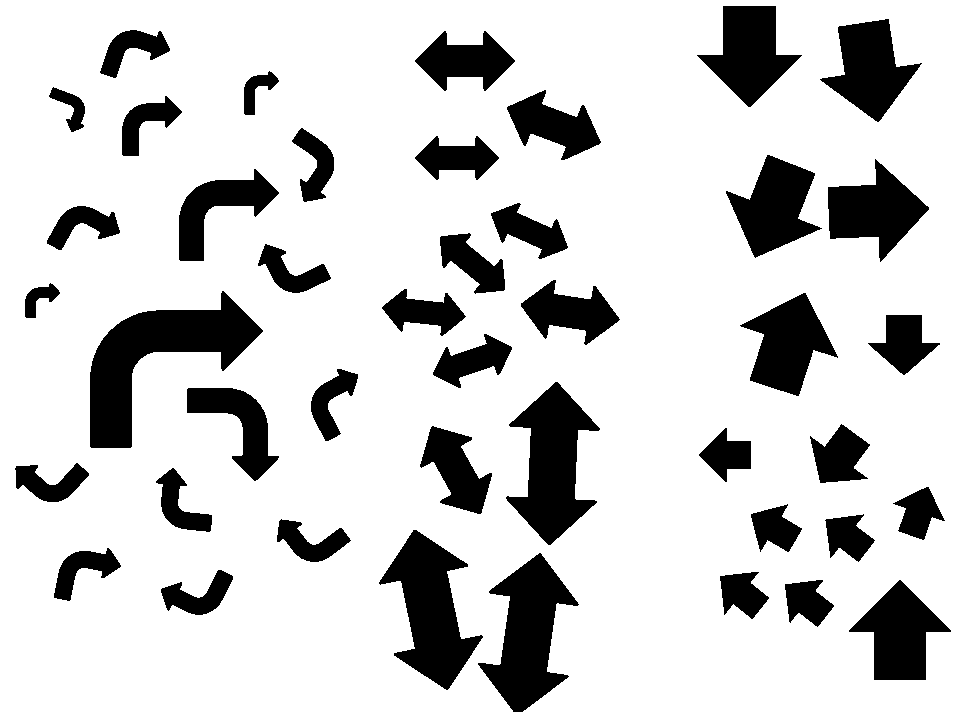
%> input picture Examples/arrows_1.bmp, 980 x 712 px
$ octave Bex_arrows.m   (GNU Octave 9; MATLAB toolbox functions it lacks are replaced by stand-ins)
%> lines starting %> are read from the running program, lines starting %| are printed output that depends on the picture; in (x1, y1, x2, y2) boxes, pixels count from 0 and x2, y2 are one past the last pixel; in counts of white or black regions, pixels touching at a corner belong together; the program's own positions count from 1
### FeatureExtraction/Bfx_geo.m
% [X,Xn] = Bfx_geo(R,options)
% [X,Xn] = Bfx_geo(L,options)
%
% Toolbox: Balu
%
%    Gemteric feature extraction.
%
%    This function calls gemetric feature extraction procedures of binary
%    image R or labelled image L.
%
%    X is the feature matrix (one feature per column, one sample per row),
%    Xn is the list with the names of these features (see Example
%    to see how it works).
%
%   Example 1: Extraction of one region image
%      b(1).name = 'hugeo';       b(1).options.show=1;         % Hu moments
%      b(2).name = 'flusser';     b(2).options.show=1;         % Flusser moments
%      b(3).name = 'fourierdes';  b(3).options.show=1;         % Fourier
%                                 b(3).options.Nfourierdes=12; % descriptors
%      options.b = b;
%      I = imread('testimg1.jpg');                             % input image
%      R = Bim_segbalu(I);                                     % segmentation
%      [X,Xn] = Bfx_geo(R,options);                            % geometric features
%      Bio_printfeatures(X,Xn)
%
%   Example 2: Extraction of multiple regions image
%      b(1).name = 'hugeo';       b(1).options.show=1;         % Hu moments
%      b(2).name = 'basicgeo';    b(2).options.show=1;         % basic geometric fetaures
%      b(3).name = 'fourierdes';  b(3).options.show=1;         % Fourier
%                                 b(3).options.Nfourierdes=12; % descriptors
%      options.b = b;
%      I = imread('rice.png');                                 % input image
%      [R,m] = Bim_segmowgli(I,ones(size(I)),40,1.5);          % segmentation
%      [X,Xn] = Bfx_geo(R,options);                            % geometric features
%      figure; hist(X(:,12));xlabel([Xn(12,:)])                % area histogramm
%      ii = find(abs(X(:,20))<15);                             % rice orientation
%      K = zeros(size(R));                                     % between -15 and 15 grad
%      for i=1:length(ii);K=or(K,R==ii(i));end
%      figure; imshow(K);title('abs(orientation)<15 grad')
%
%   See also Bfx_basicgeo, Bfx_hugeo, Bfx_flusser, Bfx_gupta,
%            Bfx_fitellipse, Bfx_fourierdes, Bfx_files.
%
% (c) D.Mery, PUC-DCC, 2010
% http://dmery.ing.puc.cl

function [X,Xn] = Bfx_geo(R,options)


if isempty(R)
    error('Bfx_geo: R is empty. Geometric features without segmentation has no sense.');
else
    b = options.b;
    n = length(b);
    m = int16(max(R(:)));
    X = [];
    for j=1:m
        Rj = R==j;
        Xj = [];
        Xnj = [];
        for i=1:n
            s = b(i).name;
            if sum(s(1:3)=='Bfx')~=3
                s = ['Bfx_' s];
            end
            if  ~exist(s,'file')
                error(sprintf('Bfx_geo: function %s does not exist.',b(i).name))
            end

            [Xi,Xni] = feval(s,Rj,b(i).options);
            Xj = [Xj Xi];
            Xnj = [Xnj; Xni];
        end
        X = [X;Xj];
    end
    Xn = Xnj;
end

### InputOutput/Bio_statusbar.m
%Display a status/progress bar and inform about the elapsed
%as well as the remaining time (linear estimation).
%
%Synopsis:
%
%  f = Bio_statusbar
%      Get all status/progress bar handles.
%
%  f = Bio_statusbar(title)
%      Create a new status/progress bar. If title is an empty
%      string, the default 'Progress ...' will be used.
%
%  f = Bio_statusbar(title,f)
%      Reset an existing status/progress bar or create a new
%      if the handle became invalid.
%
%  f = Bio_statusbar(done,f)
%      For 0 < done < 1, update the progress bar and the elap-
%      sed time. Estimate the remaining time until completion.
%      On user abort, return an empty handle.
%
%  v = Bio_statusbar('on')
%  v = Bio_statusbar('off')
%      Set default visibility for new statusbars and return
%      the previous setting.
%
%  v = Bio_statusbar('on',f)
%  v = Bio_statusbar('off',f)
%      Show or hide an existing statusbar and return the last
%      visibility setting.
%
%  delete(Bio_statusbar)
%      Remove all status/progress bars.
%
%  drawnow
%      Refresh all GUI windows.
%
% Example:
%     f=Bio_statusbar('Wait some seconds ...');
%     for p=0:0.01:1
%        pause(0.2);
%        if isempty(Bio_statusbar(p,f))
%           break;
%        end
%     end
%     if ishandle(f)
%        delete(f);
%     end
%
% Copyright (c) 2004, Marcel Leutenegger
% All rights reserved.
%
% Redistribution and use in source and binary forms, with or without
% modification, are permitted provided that the following conditions are
% met:
%
%     * Redistributions of source code must retain the above copyright
%       notice, this list of conditions and the following disclaimer.
%     * Redistributions in binary form must reproduce the above copyright
%       notice, this list of conditions and the following disclaimer in
%       the documentation and/or other materials provided with the distribution
%     * Neither the name of the Ecole Polytechnique F??d??rale de Lausanne,
%       Laboratoire d'Optique Biom??dicale nor the names
%       of its contributors may be used to endorse or promote products derived
%       from this software without specific prior written permission.
%
% THIS SOFTWARE IS PROVIDED BY THE COPYRIGHT HOLDERS AND CONTRIBUTORS "AS IS"
% AND ANY EXPRESS OR IMPLIED WARRANTIES, INCLUDING, BUT NOT LIMITED TO, THE
% IMPLIED WARRANTIES OF MERCHANTABILITY AND FITNESS FOR A PARTICULAR PURPOSE
% ARE DISCLAIMED. IN NO EVENT SHALL THE COPYRIGHT OWNER OR CONTRIBUTORS BE
% LIABLE FOR ANY DIRECT, INDIRECT, INCIDENTAL, SPECIAL, EXEMPLARY, OR
% CONSEQUENTIAL DAMAGES (INCLUDING, BUT NOT LIMITED TO, PROCUREMENT OF
% SUBSTITUTE GOODS OR SERVICES; LOSS OF USE, DATA, OR PROFITS; OR BUSINESS
% INTERRUPTION) HOWEVER CAUSED AND ON ANY THEORY OF LIABILITY, WHETHER IN
% CONTRACT, STRICT LIABILITY, OR TORT (INCLUDING NEGLIGENCE OR OTHERWISE)
% ARISING IN ANY WAY OUT OF THE USE OF THIS SOFTWARE, EVEN IF ADVISED OF THE
% POSSIBILITY OF SUCH DAMAGE.

function f=Bio_statusbar(p,f)
persistent visible;
%vr2014b = strcmp(version('-release'),'2014b');
vr_new  = versionyear()>=2014;

if nargin < nargout           % get handles
    o='ShowHiddenHandles';
    t=get(0,o);
    set(0,o,'on');
    f=findobj(get(0,'Children'),'flat','Tag','StatusBar');
    set(0,o,t);
    return;
end
curtime=86400*now;
if vr_new
    tt = nargin == 2 && isa(check(f),'matlab.ui.Figure');
else
    tt = nargin == 2 && check(f);
end
if nargin & ischar(p)
    if isequal(p,'on') | isequal(p,'off')
        if nargin == 2
            if check(f)             % show/hide
                v=get(f,'Visible');
                set(f,'Visible',p);
            end
        else
            v=visible;
            visible=p;              % default
            if ~strcmp(v,'off')
                v='on';
            end
        end
        if nargout
            f=v;
        end
    else
        if nargin == 2 & check(f)  % reset
            modify(f,'Line','XData',[4 4 4]);
            modify(f,'Rect','Position',[4 54 0.1 22]);
            modify(f,'Done','String','0');
            modify(f,'Time','String','0:00:00');
            modify(f,'Task','String','0:00:00');
        else
            f=create(visible);      % create
        end
        if p
            set(f,'Name',p);
        end
        set(f,'CloseRequestFcn','set(gcbo,''UserData'',-abs(get(gcbo,''UserData'')));','UserData',[curtime curtime 0]);
    end
    drawnow;
elseif tt % update
    t=get(f,'UserData');
    if any(t < 0)              % confirm
        if p >= 1 | isequal(questdlg({'Are you sure to stop the execution now?',''},'Abort requested','Stop','Resume','Resume'),'Stop')
            delete(f);
            f=[];                % interrupt
            return;
        end
        t=abs(t);
        set(f,'UserData',t);    % continue
    end
    p=min(1,max([0 p]));
    %
    % Refresh display if
    %
    %  1. still computing
    %  2. computation just finished
    %    or
    %     more than a second passed since last refresh
    %    or
    %     more than 0.4% computed since last refresh
    %
    if any(t) & (p >= 1 | curtime-t(2) > 1 | p-t(3) > 0.004)
        set(f,'UserData',[t(1) curtime p]);
        t=round(curtime-t(1));
        h=floor(t/60);
        modify(f,'Line','XData',[4 4+248*p 4+248*p]);
        modify(f,'Rect','Position',[4 54 max(0.1,248*p) 22]);
        modify(f,'Done','String',sprintf('%u',floor(p*100+0.5)));
        modify(f,'Time','String',sprintf('%u:%02u:%02u',[floor(h/60);mod(h,60);mod(t,60)]));
        if p > 0.05 | t > 60
            t=ceil(t/p-t);
            if t < 1e7
                h=floor(t/60);
                modify(f,'Task','String',sprintf('%u:%02u:%02u',[floor(h/60);mod(h,60);mod(t,60)]));
            end
        end
        if p == 1
            set(f,'CloseRequestFcn','delete(gcbo);','UserData',[]);
        end
        drawnow;
    end
end
if ~nargout
    clear;
end


%Check if a given handle is a progress bar.
%
% [18 lines left out: function check, not called in this run]

%Create the progress bar.
%
% [33 lines left out: function create, not called in this run]


%Modify an object property.
%
function modify(f,t,p,v)
set(findobj(f,'Tag',t),p,v);

function y = versionyear()
st = version('-release');
y  = str2num(st(1:4)); %#ok<ST2NM>

### Miscellaneous/clb.m
% clb
%
% Toolbox: Balu
%    Close all windows.
%
% D.Mery, PUC-DCC, Apr. 2008-2019
% http://dmery.ing.puc.cl

delete(Bio_statusbar)
close all

### Miscellaneous/clt.m
% clt
%
% Toolbox: Balu
%    Clear all variables and close all windows.
%
% D.Mery, PUC-DCC, Apr. 2008-2019
% http://dmery.ing.puc.cl


clearvars
clb
disp('All windows closed & all variables deleted.')
drawnow

### Examples/Bex_arrows.m
% Bex_arrows
%
% Toolbox: Balu
%    Example: Separation between three types of arrows.
%
%    A very good separability is achieved using moments 2 and 4.
%
% (c) GRIMA-DCCUC, 2011
% http://grima.ing.puc.cl

clt
% Definitions


% Training
I     = imread('arrows_1.bmp');
%> I: size 712x980 logical; 81.8% white; 43 black regions, largest, box (x1, y1, x2, y2) and area: (90, 291, 263, 448) 10424, (506, 382, 600, 545) 7822, (379, 530, 483, 690) 7811
J     = imdilate(not(I),ones(3,3));
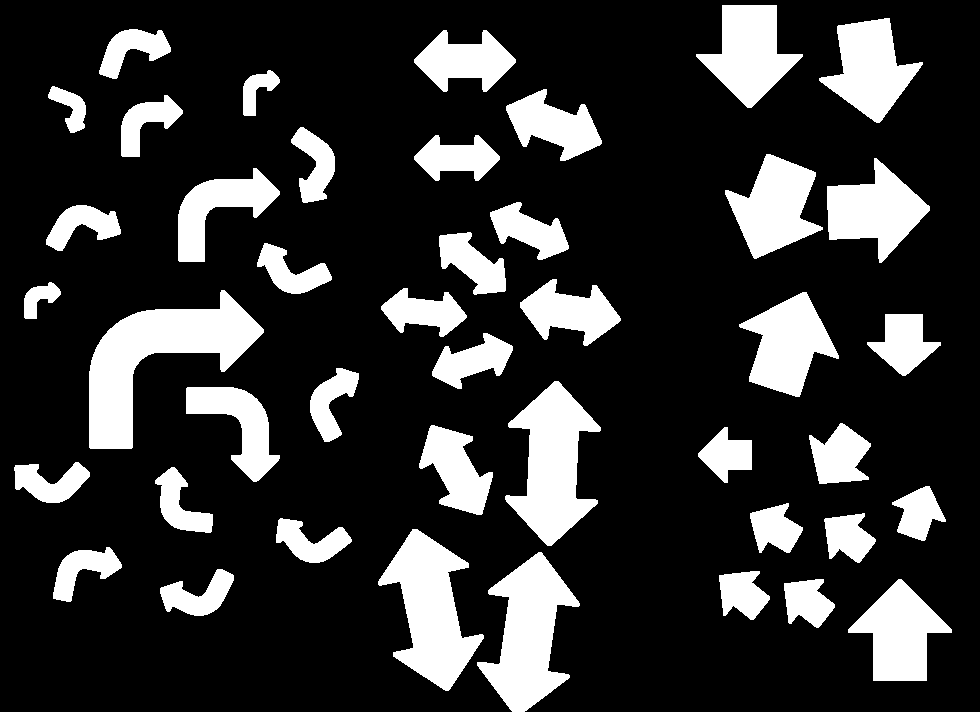
%> J: size 712x980 logical; 20.3% white; 43 white regions, largest, box (x1, y1, x2, y2) and area: (89, 290, 264, 449) 11126, (378, 529, 484, 691) 8443, (505, 381, 601, 546) 8432
L     = bwlabel(J,4);
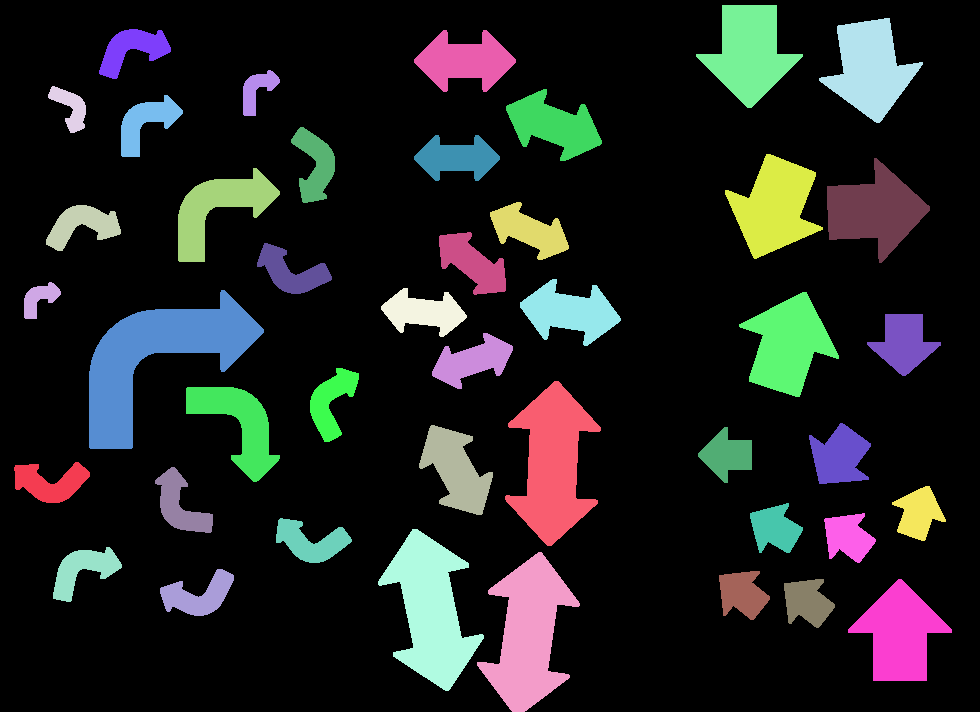
%> L: size 712x980 double; 44 distinct labels, from 0 to 43; one colour per label, 0 black

% Results obteined manually with d = Bio_labelregion(I,L,3);
d     = [ones(17,1); 2*ones(12,1); 3*ones(14,1)];

% Feature extraction
b(1).name = 'basicgeo';    b(1).options.show=1;  % basic geometric fetaures
b(2).name = 'hugeo';       b(2).options.show=1;  % Hu moments
b(3).name = 'flusser';     b(3).options.show=1;  % Flusser moments
op.b        = b;

[X,Xn] = Bfx_geo(L,op);                          % geometric features
%> in Bfx_geo, `m = int16(max(R(:)));`: m = 43
%> the loop in Bfx_geo, `for j=1:m` made 1 pass
%> pass 1, in Bfx_geo, `Rj = R==j;`:
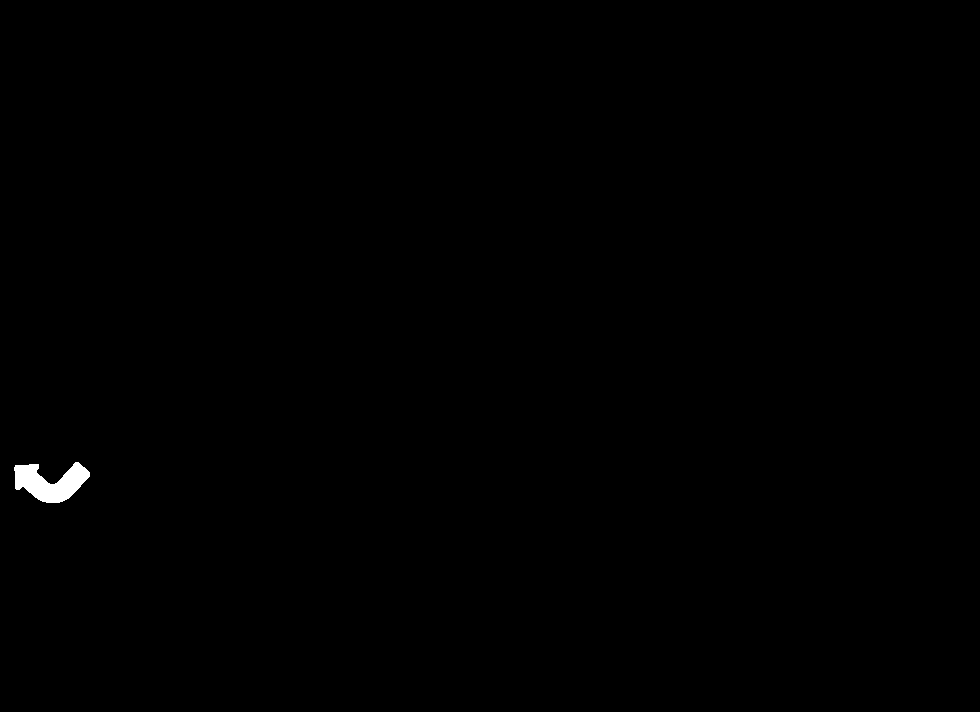
%> Rj: size 712x980 logical; 0.26% white; 1 white region, box (x1, y1, x2, y2) and area: (14, 462, 90, 503) 1801
%> the run ends on the next line

$ run again, with Examples/123.bmp copied over Examples/arrows_1.bmp
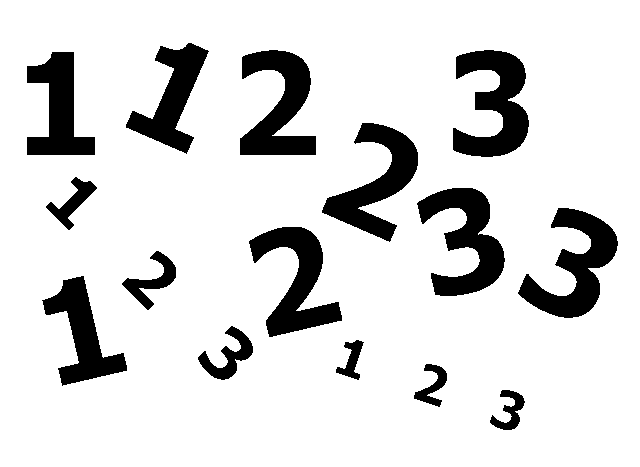
%> input picture Examples/123.bmp, 640 x 467 px
%> I: size 467x640 logical; 85.8% white; 15 black regions, largest, box (x1, y1, x2, y2) and area: (453, 50, 529, 157) 4592, (518, 208, 618, 318) 4591, (417, 188, 505, 296) 4552
%> J: size 467x640 logical; 16.3% white; 15 white regions, largest, box (x1, y1, x2, y2) and area: (517, 207, 619, 319) 5218, (452, 49, 530, 158) 5178, (416, 187, 506, 297) 5164
%> `L     = bwlabel(J,4);`:
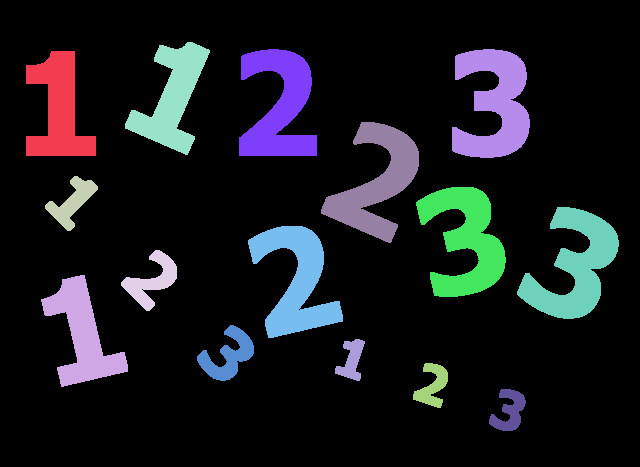
%> L: size 467x640 double; 16 distinct labels, from 0 to 15; one colour per label, 0 black
%> m = 15
%> the loop in Bfx_geo, `for j=1:m` made 1 pass
%> pass 1, in Bfx_geo, `Rj = R==j;`:
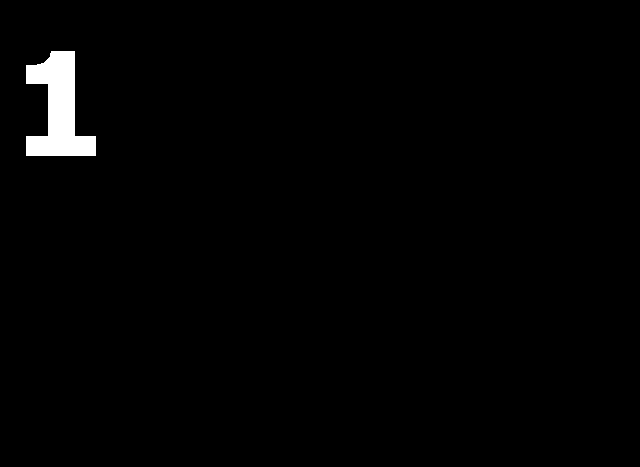
%> Rj: size 467x640 logical; 1.4% white; 1 white region, box (x1, y1, x2, y2) and area: (26, 51, 96, 156) 4126

$ run again, with Examples/forms.bmp copied over Examples/arrows_1.bmp
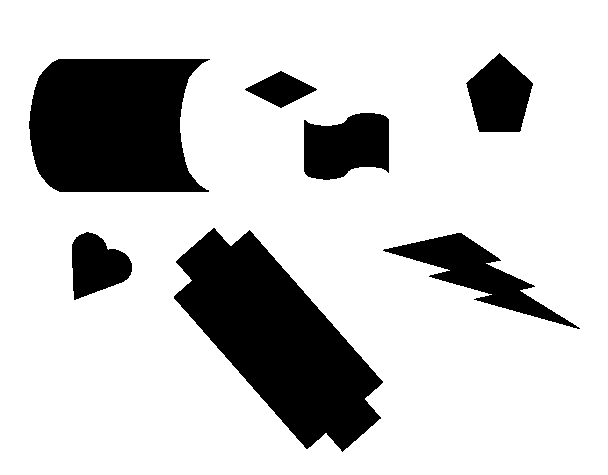
%> input picture Examples/forms.bmp, 608 x 475 px
%> I: size 475x608 logical; 78.9% white; 7 black regions, largest, box (x1, y1, x2, y2) and area: (174, 228, 383, 452) 23209, (29, 59, 210, 192) 20054, (383, 233, 580, 329) 5263
%> J: size 475x608 logical; 22.3% white; 7 white regions, largest, box (x1, y1, x2, y2) and area: (173, 227, 384, 453) 24206, (28, 58, 211, 193) 20744, (382, 232, 581, 330) 5983
%> `L     = bwlabel(J,4);`:
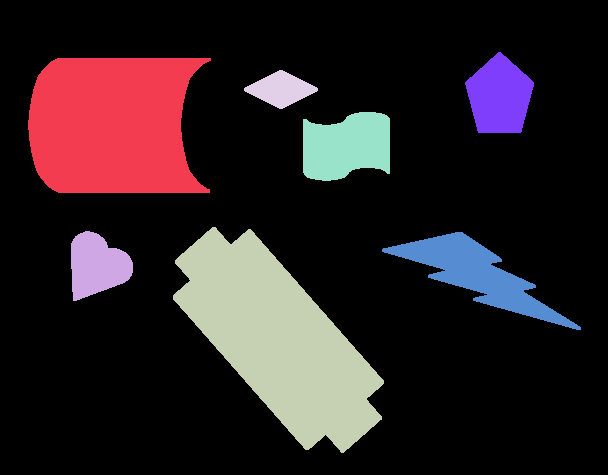
%> L: size 475x608 double; 8 distinct labels, from 0 to 7; one colour per label, 0 black
%> m = 7
%> the loop in Bfx_geo, `for j=1:m` made 1 pass
%> pass 1, in Bfx_geo, `Rj = R==j;`:
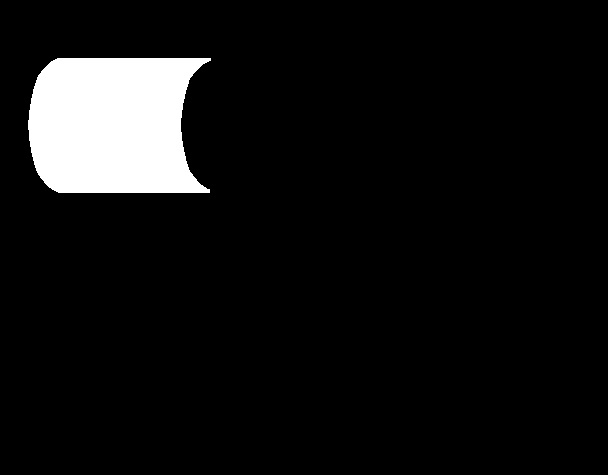
%> Rj: size 475x608 logical; 7.2% white; 1 white region, box (x1, y1, x2, y2) and area: (28, 58, 211, 193) 20744
